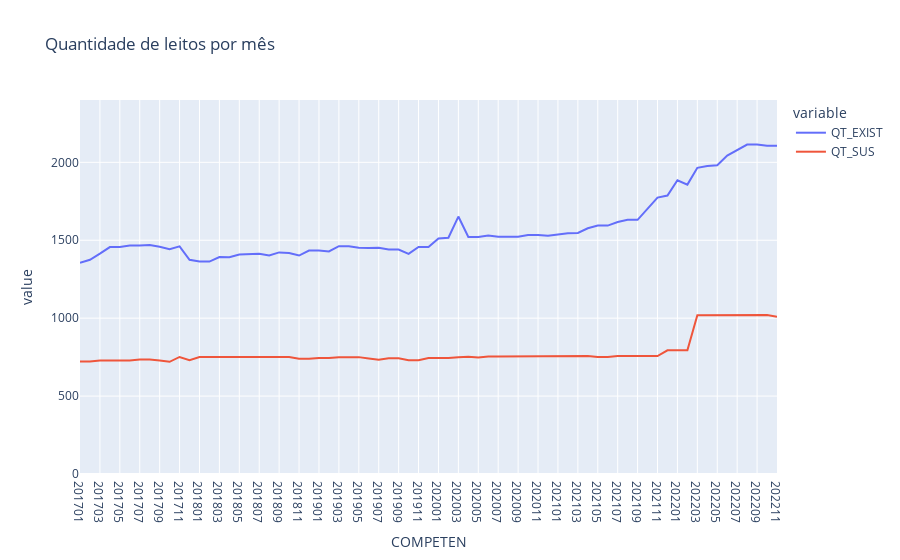

Notebook code for this chart:
### Code cell
px.line(leitos_por_mes, x="COMPETEN", y=["QT_EXIST", "QT_SUS"], title="Quantidade de leitos por mês", range_y=[0, 2400])

### Figure 1 — Plotly figure (JSON) as saved in the notebook; plotly's stock layout.template omitted (floating-point values rounded to 4 significant figures)
{"data": [{"hovertemplate": "variable=QT_EXIST<br>COMPETEN=%{x}<br>value=%{y}<extra></extra>", "legendgroup": "QT_EXIST", "line": {"color": "#636efa", "dash": "solid"}, "marker": {"symbol": "circle"}, "mode": "lines", "name": "QT_EXIST", "orientation": "v", "showlegend": true, "type": "scatter", "x": ["201701", "201702", "201703", "201704", "201705", "201706", "201707", "201708", "201709", "201710", "201711", "201712", "201801", "201802", "201803", "201804", "201805", "201806", "201807", "201808", "201809", "201810", "201811", "201812", "201901", "201902", "201903", "201904", "201905", "201906", "201907", "201908", "201909", "201910", "201911", "201912", "202001", "202002", "202003", "202004", "202005", "202006", "202007", "202008", "202009", "202010", "202011", "202012", "202101", "202102", "202103", "202104", "202105", "202106", "202107", "202108", "202109", "202110", "202111", "202112", "202201", "202202", "202203", "202204", "202205", "202206", "202207", "202208", "202209", "202210", "202211"], "xaxis": "x", "y": [1355, 1375, 1414, 1456, 1456, 1466, 1466, 1469, 1458, 1443, 1461, 1375, 1363, 1363, 1392, 1391, 1409, 1413, 1413, 1403, 1422, 1418, 1402, 1434, 1434, 1428, 1462, 1462, 1452, 1451, 1452, 1440, 1440, 1413, 1457, 1457, 1512, 1516, 1652, 1521, 1521, 1531, 1522, 1522, 1522, 1534, 1534, 1529, 1539, 1545, 1547, 1577, 1594, 1594, 1617, 1631, 1631, 1704, 1774, 1787, 1885, 1857, 1965, 1977, 1981, 2043, 2081, 2114, 2115, 2107, 2107], "yaxis": "y"}, {"hovertemplate": "variable=QT_SUS<br>COMPETEN=%{x}<br>value=%{y}<extra></extra>", "legendgroup": "QT_SUS", "line": {"color": "#EF553B", "dash": "solid"}, "marker": {"symbol": "circle"}, "mode": "lines", "name": "QT_SUS", "orientation": "v", "showlegend": true, "type": "scatter", "x": ["201701", "201702", "201703", "201704", "201705", "201706", "201707", "201708", "201709", "201710", "201711", "201712", "201801", "201802", "201803", "201804", "201805", "201806", "201807", "201808", "201809", "201810", "201811", "201812", "201901", "201902", "201903", "201904", "201905", "201906", "201907", "201908", "201909", "201910", "201911", "201912", "202001", "202002", "202003", "202004", "202005", "202006", "202007", "202008", "202009", "202010", "202011", "202012", "202101", "202102", "202103", "202104", "202105", "202106", "202107", "202108", "202109", "202110", "202111", "202112", "202201", "202202", "202203", "202204", "202205", "202206", "202207", "202208", "202209", "202210", "202211"], "xaxis": "x", "y": [722, 722, 728, 728, 728, 728, 735, 735, 729, 720, 751, 731, 751, 751, 751, 751, 751, 751, 751, 751, 751, 751, 740, 740, 745, 744, 750, 750, 750, 741, 733, 742, 742, 730, 730, 744, 744, 744, 749, 753, 747, 754, 754, 754, 754, 754, 754, 754, 754, 757, 757, 757, 751, 751, 757, 757, 757, 757, 757, 794, 794, 794, 1019, 1019, 1019, 1019, 1019, 1019, 1019, 1020, 1009], "yaxis": "y"}], "layout": {"legend": {"title": {"text": "variable"}, "tracegroupgap": 0}, "title": {"text": "Quantidade de leitos por mês"}, "xaxis": {"anchor": "y", "domain": [0, 1], "title": {"text": "COMPETEN"}}, "yaxis": {"anchor": "x", "domain": [0, 1], "range": [0, 2400], "title": {"text": "value"}}}}
